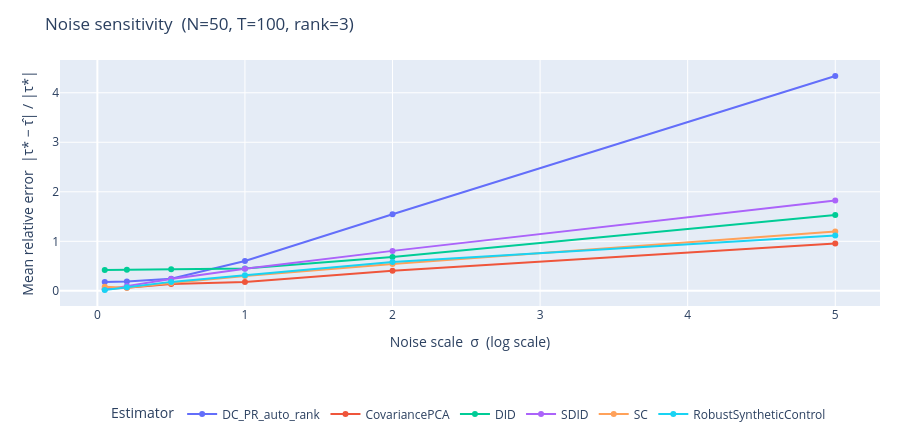

This figure's notebook cell:
### Code cell
agg_noise = df_noise.groupby(["noise_scale", "method"])["error"].mean().reset_index()

# Add approximate SNR as hover annotation
tau_mean = df_noise["tau_star"].mean()
agg_noise["SNR"] = (tau_mean / agg_noise["noise_scale"]).round(1)

fig = px.line(
    agg_noise, x="noise_scale", y="error", color="method",
    markers=True,
    category_orders={"method": FAST_METHODS},
    labels={"noise_scale": "Noise scale  \u03c3  (log scale)",
            "error": RERR_LABEL, "method": "Estimator"},
    title="Noise sensitivity  (N=50, T=100, rank=3)",
    hover_data={"SNR": True},
    # log_x=True,
)
fig.update_layout(
    height=440,
    margin=dict(l=60, r=20, t=60, b=110),
    legend=dict(orientation="h", y=-0.38, x=0.5, xanchor="center", title="Estimator"),
)
fig.show()

### Figure 1 — Plotly figure (JSON) as saved in the notebook; plotly's stock layout.template omitted (floating-point values rounded to 4 significant figures)
{"data": [{"customdata": [[7.5], [1.9], [0.8], [0.4], [0.2], [0.1]], "hovertemplate": "Estimator=DC_PR_auto_rank<br>Noise scale  σ  (log scale)=%{x}<br>Mean relative error  |τ* − τ̂| / |τ*|=%{y}<br>SNR=%{customdata[0]}<extra></extra>", "legendgroup": "DC_PR_auto_rank", "line": {"color": "#636efa", "dash": "solid"}, "marker": {"symbol": "circle"}, "mode": "lines+markers", "name": "DC_PR_auto_rank", "orientation": "v", "showlegend": true, "type": "scatter", "x": [0.05, 0.2, 0.5, 1.0, 2.0, 5.0], "xaxis": "x", "y": [0.178, 0.1884, 0.2459, 0.6036, 1.546, 4.337], "yaxis": "y"}, {"customdata": [[7.5], [1.9], [0.8], [0.4], [0.2], [0.1]], "hovertemplate": "Estimator=CovariancePCA<br>Noise scale  σ  (log scale)=%{x}<br>Mean relative error  |τ* − τ̂| / |τ*|=%{y}<br>SNR=%{customdata[0]}<extra></extra>", "legendgroup": "CovariancePCA", "line": {"color": "#EF553B", "dash": "solid"}, "marker": {"symbol": "circle"}, "mode": "lines+markers", "name": "CovariancePCA", "orientation": "v", "showlegend": true, "type": "scatter", "x": [0.05, 0.2, 0.5, 1.0, 2.0, 5.0], "xaxis": "x", "y": [0.03584, 0.06083, 0.1369, 0.1812, 0.408, 0.9577], "yaxis": "y"}, {"customdata": [[7.5], [1.9], [0.8], [0.4], [0.2], [0.1]], "hovertemplate": "Estimator=DID<br>Noise scale  σ  (log scale)=%{x}<br>Mean relative error  |τ* − τ̂| / |τ*|=%{y}<br>SNR=%{customdata[0]}<extra></extra>", "legendgroup": "DID", "line": {"color": "#00cc96", "dash": "solid"}, "marker": {"symbol": "circle"}, "mode": "lines+markers", "name": "DID", "orientation": "v", "showlegend": true, "type": "scatter", "x": [0.05, 0.2, 0.5, 1.0, 2.0, 5.0], "xaxis": "x", "y": [0.4202, 0.4247, 0.4339, 0.4491, 0.682, 1.533], "yaxis": "y"}, {"customdata": [[7.5], [1.9], [0.8], [0.4], [0.2], [0.1]], "hovertemplate": "Estimator=SDID<br>Noise scale  σ  (log scale)=%{x}<br>Mean relative error  |τ* − τ̂| / |τ*|=%{y}<br>SNR=%{customdata[0]}<extra></extra>", "legendgroup": "SDID", "line": {"color": "#ab63fa", "dash": "solid"}, "marker": {"symbol": "circle"}, "mode": "lines+markers", "name": "SDID", "orientation": "v", "showlegend": true, "type": "scatter", "x": [0.05, 0.2, 0.5, 1.0, 2.0, 5.0], "xaxis": "x", "y": [0.02475, 0.09792, 0.2379, 0.4475, 0.8071, 1.824], "yaxis": "y"}, {"customdata": [[7.5], [1.9], [0.8], [0.4], [0.2], [0.1]], "hovertemplate": "Estimator=SC<br>Noise scale  σ  (log scale)=%{x}<br>Mean relative error  |τ* − τ̂| / |τ*|=%{y}<br>SNR=%{customdata[0]}<extra></extra>", "legendgroup": "SC", "line": {"color": "#FFA15A", "dash": "solid"}, "marker": {"symbol": "circle"}, "mode": "lines+markers", "name": "SC", "orientation": "v", "showlegend": true, "type": "scatter", "x": [0.05, 0.2, 0.5, 1.0, 2.0, 5.0], "xaxis": "x", "y": [0.08138, 0.0605, 0.1565, 0.3016, 0.54, 1.198], "yaxis": "y"}, {"customdata": [[7.5], [1.9], [0.8], [0.4], [0.2], [0.1]], "hovertemplate": "Estimator=RobustSyntheticControl<br>Noise scale  σ  (log scale)=%{x}<br>Mean relative error  |τ* − τ̂| / |τ*|=%{y}<br>SNR=%{customdata[0]}<extra></extra>", "legendgroup": "RobustSyntheticControl", "line": {"color": "#19d3f3", "dash": "solid"}, "marker": {"symbol": "circle"}, "mode": "lines+markers", "name": "RobustSyntheticControl", "orientation": "v", "showlegend": true, "type": "scatter", "x": [0.05, 0.2, 0.5, 1.0, 2.0, 5.0], "xaxis": "x", "y": [0.01814, 0.07214, 0.181, 0.3164, 0.585, 1.12], "yaxis": "y"}], "layout": {"height": 440, "legend": {"orientation": "h", "title": {"text": "Estimator"}, "tracegroupgap": 0, "x": 0.5, "xanchor": "center", "y": -0.38}, "margin": {"b": 110, "l": 60, "r": 20, "t": 60}, "title": {"text": "Noise sensitivity  (N=50, T=100, rank=3)"}, "xaxis": {"anchor": "y", "domain": [0, 1], "title": {"text": "Noise scale  σ  (log scale)"}}, "yaxis": {"anchor": "x", "domain": [0, 1], "title": {"text": "Mean relative error  |τ* − τ̂| / |τ*|"}}}}
